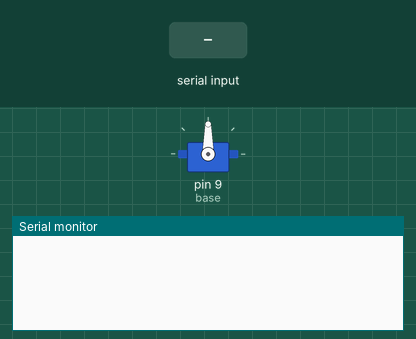
Simulated run of this sketch. Board: Arduino Uno, built with avr-gcc and run on an emulated ATmega328P. Shown: servo, the last lines printed to the serial monitor. The inputs (shaded band) are chosen by the test bench.

Above: at 1.2 s.
1.3 s: "counterclockwise" received over Serial
At 2.5 s:
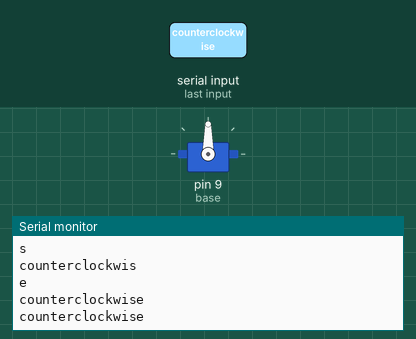
2.8 s: "d" received over Serial
At 3.8 s:
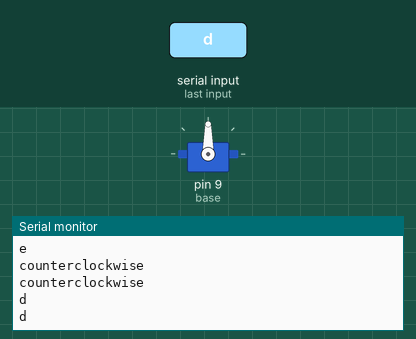
4.3 s: "#" received over Serial
At 4.9 s:
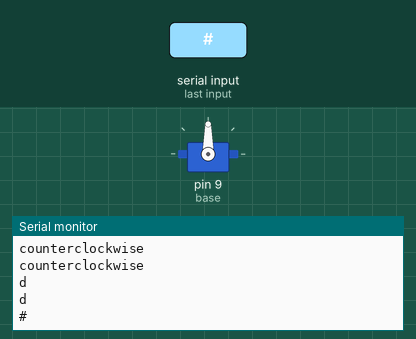

Measured:
- after the input at 1.3 s, the serial monitor: prints a new line at once (image 1)
- after the input at 2.8 s, the serial monitor: prints a new line at once (image 2)
- after the input at 4.3 s, the serial monitor: prints a new line at once (image 3)

The sketch:

milestone1.ino
```cpp
/*
 * Code for rotating the base of the lamp
 * using my voice.
 */

#include<Servo.h>
Servo base;

String voice;
String angle;

void setup() {
  Serial.begin(9600);
  base.attach(9);
}

void loop() {
  //forming the word
  //whenever serial gets a signal
  while(Serial.available()) {
    delay(10);
    char c = Serial.read();
    Serial.println(c);
    if(c == '#'){
      break;
    }
    voice += c;
    Serial.println(voice);
  }
  //testing if it is counterclockwise or not
  if(voice.length() > 0) {
     if(voice.indexOf("counterclockwise") != -1) {
       Serial.println(voice);
       angle = voice.substring(17, voice.indexOf("d"));
       int moveAngle = base.read() + angle.toInt();
       base.write(moveAngle);
       voice = "";
       delay(100);
    }
  }
}
```
